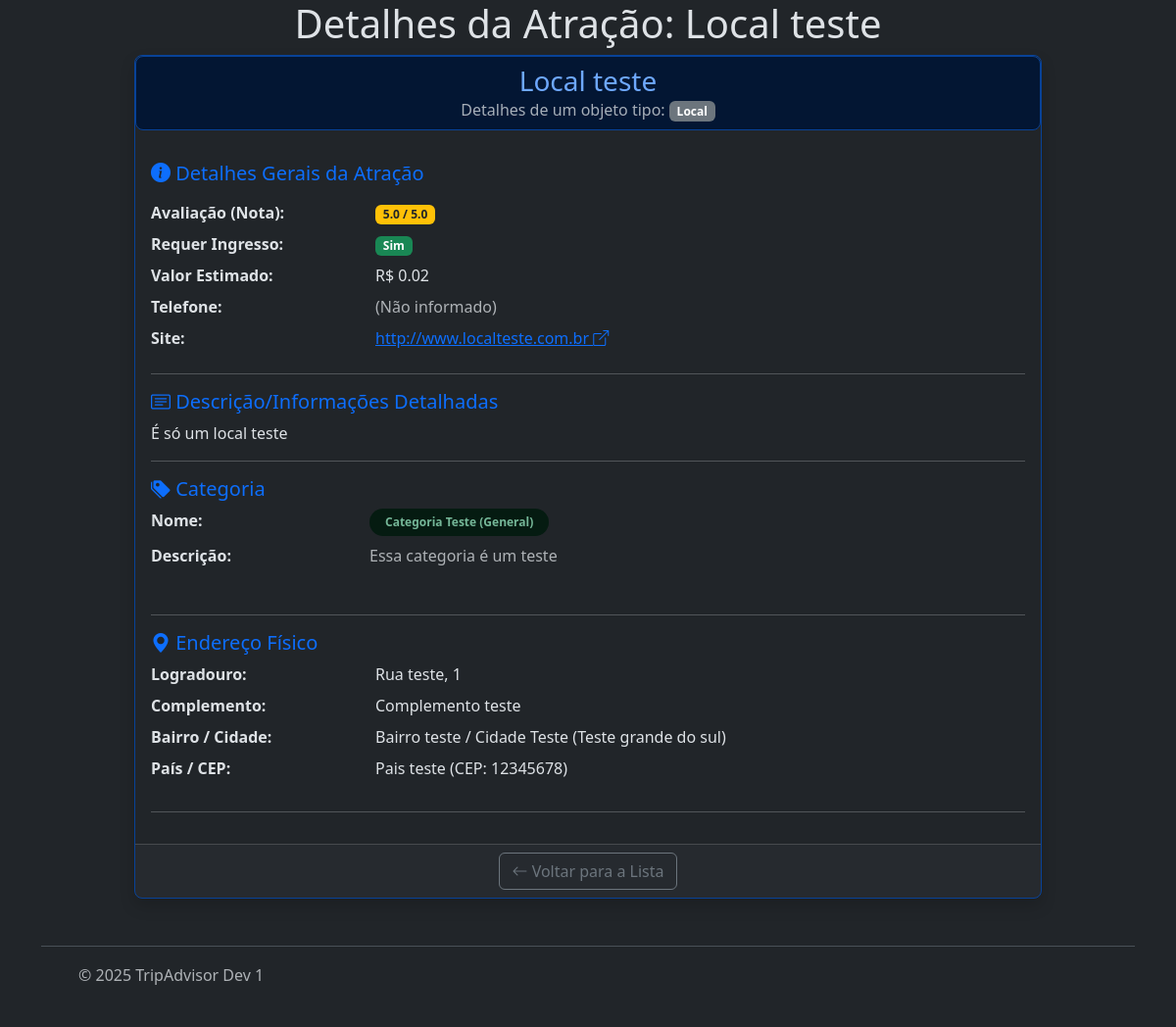
Page /tripAdvisor/detail/local/1/ (signed in) on the committed database.
### tripAdvisor/models/atracao.py (models this page shows, shortened)
class Atracao(BaseModel):
    nome = models.CharField(max_length=100, validators=[MinLengthValidator(5)])
    nota = models.FloatField()
    ingresso = models.BooleanField()
    valor = models.DecimalField(decimal_places=2, max_digits=10, blank=True, null=True)
    informacoes = models.TextField()
    site = models.URLField()
    telefone = models.CharField(max_length=11, blank=True, null=True)
    categoria = models.ForeignKey(
        Categoria,
        on_delete=models.SET_NULL,
        related_name='atracoes',
        null=True,
        verbose_name="Categoria"
    )
    endereco = models.ForeignKey(
        'Endereco',
        on_delete=models.SET_NULL,
        related_name='atracoes',
        blank=True,
        null=True,
        verbose_name="Endereço Físico"
    )
    viagens = models.ManyToManyField(
        'Viagem',
        related_name='atracoes_incluidas',
        verbose_name="Viagens Incluídas",
        blank=True,
        null=True
    )
    class Meta:
        verbose_name = "Atração"
        verbose_name_plural = "Atrações"

### tripAdvisor/models/categoria.py (models this page shows, shortened)
class Categoria(BaseModel):
    nome = models.CharField(max_length=50, validators=[MinLengthValidator(5)])
    classificacao = models.CharField(max_length=20, choices=Classificacao)
    descricao = models.TextField()

### tripAdvisor/models/endereco.py (models this page shows, shortened)
class Endereco(BaseModel):
    cep = models.CharField(max_length=8, validators=[MinLengthValidator(8)])
    logradouro = models.CharField(max_length=50, validators=[MinLengthValidator(5)])
    numero = models.IntegerField(validators=[MinValueValidator(0)])
    complemento = models.CharField(max_length=50, validators=[MinLengthValidator(2)])
    bairro = models.CharField(max_length=30, validators=[MinLengthValidator(5)])
    cidade = models.CharField(max_length=30, validators=[MinLengthValidator(3)])
    estado = models.CharField(max_length=30, validators=[MinLengthValidator(5)])
    pais = models.CharField(max_length=100, validators=[MinLengthValidator(3)])

### tripAdvisor/views/atracoes_classes.py (the view)
# urls.py: path('detail/local/<int:pk>/', LocalDetailView.as_view(),name='local_detail'),
class LocalDetailView(LoginRequiredMixin, PermissionRequiredMixin,DetailView):
    login_url = reverse_lazy('login')
    permission_required='tripAdvisor.view_local'
    model = Local
    template_name = 'tripAdvisor/detail.html'
    context_object_name = 'atracao'
    def get_queryset(self):
        return super().get_queryset().select_related('endereco').prefetch_related('categoria')
    def get_context_data(self, **kwargs):
        context = super().get_context_data(**kwargs)
        context['model_name'] = 'local'
        return context

### tripAdvisor/templates/tripAdvisor/detail.html (shortened to what this page needs)
{% extends 'minimal.html' %}
{% block title %}
<h1>Detalhes da Atração: {{ atracao.nome }}</h1>
{% endblock title %}
{% block main %}
<div class="card border-primary-subtle shadow rounded-3 mb-4">
    <div class="card-header text-primary-emphasis bg-primary-subtle border border-primary-subtle rounded-3 mb-3 text-center">
        <h3 class="mb-0">{{ atracao.nome }}</h3>
        <p class="mb-0 text-muted">Detalhes de um objeto tipo: <span class="badge bg-secondary">{{ model_name|capfirst }}</span></p>
    </div>
    <div class="card-body text-start">
        <h5 class="card-title text-primary mb-3"><i class="bi bi-info-circle-fill"></i> Detalhes Gerais da Atração</h5>
        <dl class="row">
            <dt class="col-sm-3">Avaliação (Nota):</dt>
            <dd class="col-sm-9">
                <span class="badge bg-warning text-dark me-2">{{ atracao.nota|floatformat:1 }} / 5.0</span>
            </dd>
            <dt class="col-sm-3">Requer Ingresso:</dt>
            <dd class="col-sm-9">
                {% if atracao.ingresso %}
                    <span class="badge bg-success">Sim</span>
                {% else %}
                    <span class="badge bg-danger">Não</span>
                {% endif %}
            </dd>
            <dt class="col-sm-3">Valor Estimado:</dt>
            <dd class="col-sm-9">
                {% if atracao.valor %}
                    R$ {{ atracao.valor|floatformat:2 }}
                {% else %}
                    <span class="text-muted">(Não informado / Gratuito)</span>
                {% endif %}
            </dd>
            <dt class="col-sm-3">Telefone:</dt>
            <dd class="col-sm-9">
                {% if atracao.telefone %}
                    {{ atracao.telefone }}
                {% else %}
                    <span class="text-muted">(Não informado)</span>
                {% endif %}
            </dd>
            <dt class="col-sm-3">Site:</dt>
            <dd class="col-sm-9">
                {% if atracao.site %}
                    <a href="{{ atracao.site }}" target="_blank" rel="noopener noreferrer" class="link-primary">{{ atracao.site }} <i class="bi bi-box-arrow-up-right"></i></a>
                {% else %}
                    <span class="text-muted">(Não disponível)</span>
                {% endif %}
            </dd>
        </dl>
        <hr>
        <h5 class="card-title text-primary"><i class="bi bi-card-text"></i> Descrição/Informações Detalhadas</h5>
        <p class="card-text">{{ atracao.informacoes|default:"Nenhuma descrição detalhada fornecida." }}</p>
        <hr>
        <h5 class="card-title text-primary"><i class="bi bi-tags-fill"></i> Categoria</h5>
        <div class="d-flex flex-wrap gap-2 mb-4">
            {% if atracao.categoria %}
            <dl class="row w-100">
                <dt class="col-sm-3">Nome:</dt>
                <dd class="col-sm-9">
                    <span class="badge rounded-pill bg-success-subtle text-success-emphasis py-2 px-3">
                        {{ atracao.categoria.nome }} ({{ atracao.categoria.get_classificacao_display }})
                    </span>
                </dd>
                <dt class="col-sm-3">Descrição:</dt>
                <dd class="col-sm-9">
                    <p class="text-muted mb-0">{{ atracao.categoria.descricao }}</p>
                </dd>
            </dl>
            {% else %}
                <p class="text-muted">Nenhuma categoria associada.</p>
            {% endif %}
        </div>
        <hr>
        {% if atracao.endereco %}
            <div class="mb-4">
                <h5 class="card-title text-primary"><i class="bi bi-geo-alt-fill"></i> Endereço Físico</h5>
                <dl class="row">
                    <dt class="col-sm-3">Logradouro:</dt>
                    <dd class="col-sm-9">{{ atracao.endereco.logradouro }}, {{ atracao.endereco.numero }}</dd>
                    <dt class="col-sm-3">Complemento:</dt>
                    <dd class="col-sm-9">
                        {% if atracao.endereco.complemento %}
                            {{ atracao.endereco.complemento }}
                        {% else %}
                            <span class="text-muted">(Não informado)</span>
                        {% endif %}
                    </dd>
                    <dt class="col-sm-3">Bairro / Cidade:</dt>
                    <dd class="col-sm-9">{{ atracao.endereco.bairro }} / {{ atracao.endereco.cidade }} ({{ atracao.endereco.estado }})</dd>
                    <dt class="col-sm-3">País / CEP:</dt>
                    <dd class="col-sm-9">{{ atracao.endereco.pais }} (CEP: {{ atracao.endereco.cep }})</dd>
                </dl>
            </div>
            <hr>
        {% endif %}
    </div>
    <div class="card-footer text-center">
        <a href="{% url 'tripAdvisor:listar_atracoes' %}" class="btn btn-outline-secondary">
            <i class="bi bi-arrow-left"></i> Voltar para a Lista
        </a>
    </div>
</div>
{% endblock main %}

### templates/minimal.html (shortened to what this page needs)
<!doctype html>
<html lang="en" data-bs-theme="dark">
  <head>
    <link href="https://cdn.jsdelivr.net/npm/bootstrap@5.3.3/dist/css/bootstrap.min.css" rel="stylesheet" xintegrity="sha384-QWTKZyjpPEjISv5WaRU9OFeRpok6YctnYmDr5pNlyT2bRjXh0JMhjY6hW+ALEwIH">
    <link rel="stylesheet" href="https://cdn.jsdelivr.net/npm/bootstrap-icons@1.11.3/font/bootstrap-icons.min.css">
  </head>
  <body>
    <div class="container text-center">
      <div class="row">
        <div class="col-lg-1">
        </div>
        <div class="col-lg-10">
            {% block title %}
            {% endblock title %}
          {% block main %}
          {% endblock main %}
        </div>
        <div class="col-lg-1">
        </div>
      </div>
    </div>
    <div class="container">
      <footer class="navbar navbar-inverse d-flex flex-wrap justify-content-between align-items-center py-3 my-4 border-top navbar-fixed-bottom">
        <div class="col-md-4 d-flex align-items-center">
          <a href="/" class="mb-3 me-2 mb-md-0 text-body-secondary text-decoration-none lh-1">
            <svg class="bi" width="30" height="24"><use xlink:href="#bootstrap"></use></svg>
          </a>
          <span class="mb-3 mb-md-0 text-body-secondary">© {% now "Y" %} TripAdvisor Dev 1</span>
        </div>
        <ul class="nav col-md-4 justify-content-end list-unstyled d-flex">
          <li class="ms-3"><a class="text-body-secondary" href="#"><svg class="bi" width="24" height="24"><use xlink:href="#twitter"></use></svg></a></li>
          <li class="ms-3"><a class="text-body-secondary" href="#"><svg class="bi" width="24" height="24"><use xlink:href="#instagram"></use></svg></a></li>
          <li class="ms-3"><a class="text-body-secondary" href="#"><svg class="bi" width="24" height="24"><use xlink:href="#facebook"></use></svg></a></li>
        </ul>
      </footer>
    </div>
  </body>
</html>

### rows in the picture
Atracao: nome "Local teste", nota "5.0", valor "0.02", site "http://www.localteste.com.br", informacoes "É só um local teste", categoria.nome "Categoria Teste", categoria.classificacao "General", categoria.descricao "Essa categoria é um teste", endereco.logradouro "Rua teste", endereco.numero "1", endereco.complemento "Complemento teste", endereco.bairro "Bairro teste", endereco.cidade "Cidade Teste", endereco.estado "Teste grande do sul", endereco.pais "Pais teste", endereco.cep "12345678"

### other values in the picture
{{ model_name|capfirst }} "Local"
